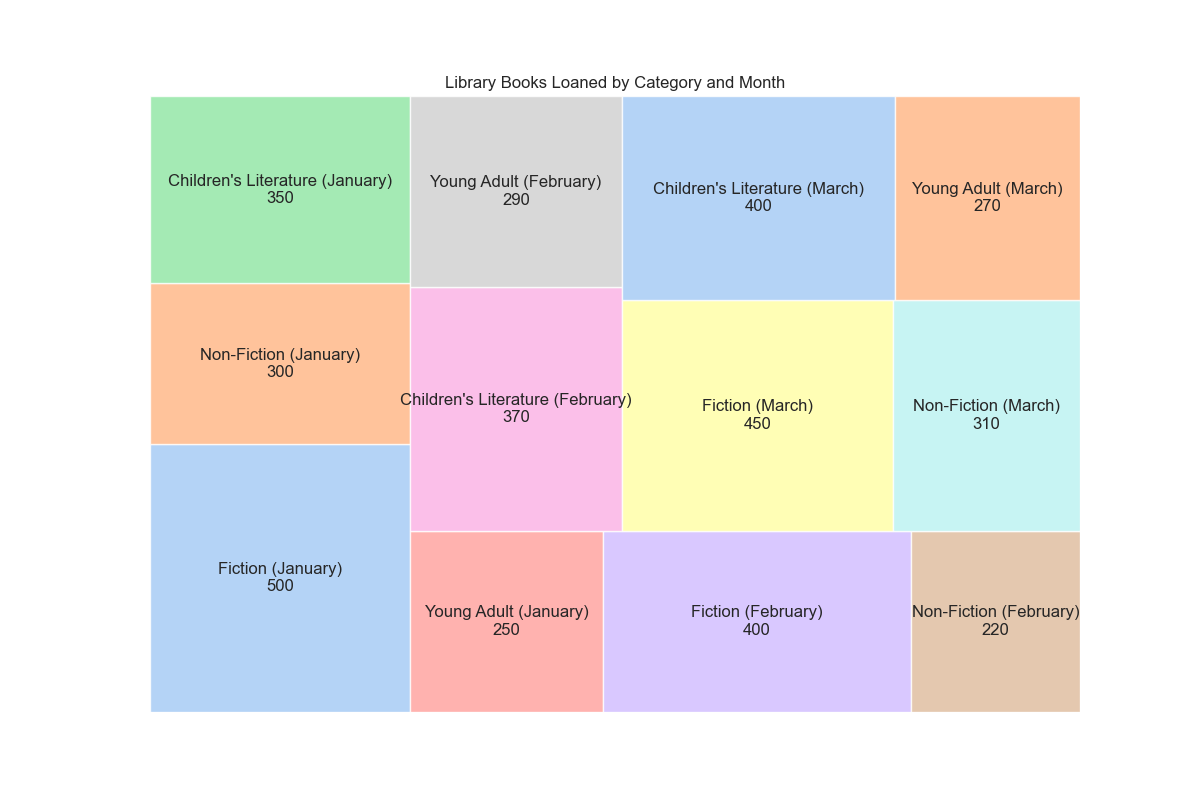

Recreate this plot in Python.

import pandas as pd
import matplotlib.pyplot as plt
import seaborn as sns
import squarify

# Raw data
data = [
    {'Category': 'Fiction', 'Books_Loaned': 500, 'Month': 'January', 'Library_Branch': 'Main'},
    {'Category': 'Non-Fiction', 'Books_Loaned': 300, 'Month': 'January', 'Library_Branch': 'Main'},
    {'Category': "Children's Literature", 'Books_Loaned': 350, 'Month': 'January', 'Library_Branch': 'Main'},
    {'Category': 'Young Adult', 'Books_Loaned': 250, 'Month': 'January', 'Library_Branch': 'West End'},
    {'Category': 'Fiction', 'Books_Loaned': 400, 'Month': 'February', 'Library_Branch': 'Main'},
    {'Category': 'Non-Fiction', 'Books_Loaned': 220, 'Month': 'February', 'Library_Branch': 'Main'},
    {'Category': "Children's Literature", 'Books_Loaned': 370, 'Month': 'February', 'Library_Branch': 'Main'},
    {'Category': 'Young Adult', 'Books_Loaned': 290, 'Month': 'February', 'Library_Branch': 'West End'},
    {'Category': 'Fiction', 'Books_Loaned': 450, 'Month': 'March', 'Library_Branch': 'Main'},
    {'Category': 'Non-Fiction', 'Books_Loaned': 310, 'Month': 'March', 'Library_Branch': 'Main'},
    {'Category': "Children's Literature", 'Books_Loaned': 400, 'Month': 'March', 'Library_Branch': 'Main'},
    {'Category': 'Young Adult', 'Books_Loaned': 270, 'Month': 'March', 'Library_Branch': 'West End'}
]

# Convert to DataFrame
df = pd.DataFrame(data)

# Set Seaborn style
sns.set(style="whitegrid")

# Compute the treemap data
sizes = df['Books_Loaned'].values
labels = df.apply(lambda x: f"{x['Category']} ({x['Month']})\n{str(x['Books_Loaned'])}", axis=1)
colors = sns.color_palette('pastel', len(data))

# Create the treemap
plt.figure(figsize=(12, 8))
squarify.plot(sizes=sizes, label=labels, alpha=0.8, color=colors)

# Additional plot configurations
plt.axis('off')
plt.title('Library Books Loaned by Category and Month')
plt.show()
